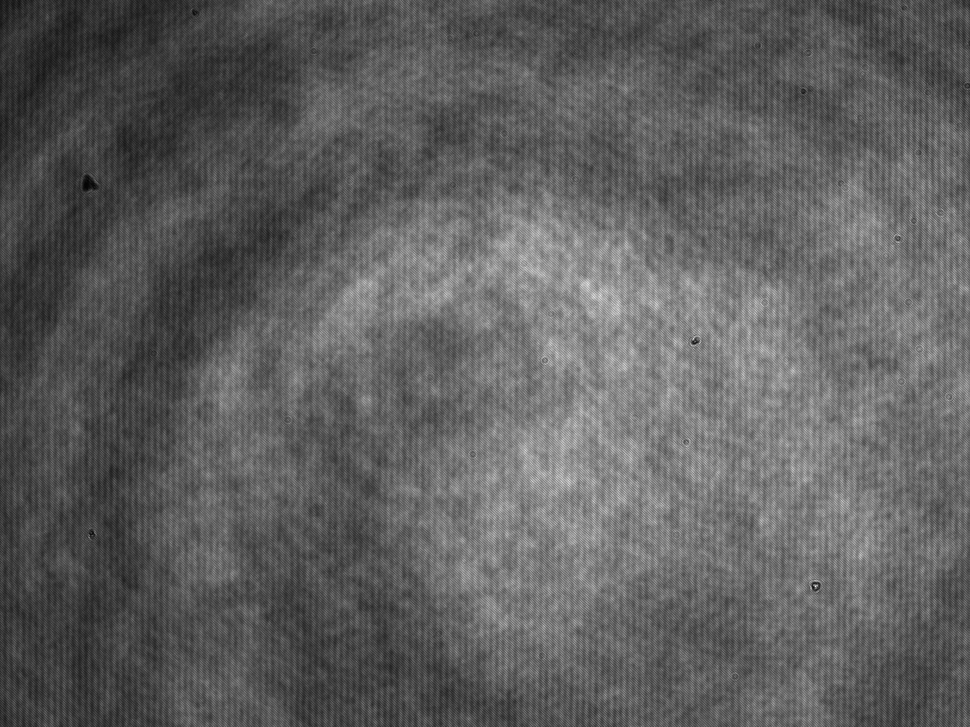
#> input picture Samples/USAF/Experimental1.bmp, 970 x 727 px, shrunk from 1280 x 960 before the run, found by its file name; the run also reads 1 picture not shown here
$ python main.py
#> lines starting #> are read from the running program, lines starting #| are printed output that depends on the picture; after the words box and inside, x2 and y2 are one past the last pixel; in counts of white or black regions, pixels touching at a corner belong together; long printed decimals are rounded
#> in imageRead, imagen is the input picture: PIL image 970x727 L; min 3, max 243, mean 94.8
### Python/utilities.py

# import lybraries
import numpy as np
import math
from PIL import Image, ImageOps
from matplotlib import pyplot as plt
import sys


def spatialFilter(holo1, M, N):
    # Function to create a spatial filter with a rectangle mask in holograms with structure illumination
    # Inputs:
    # holo1 - hologram to be filtered
    # M,N - hologram dimensions

    print("Spatial filtering process started.....")
    ft_holo = ft(holo1)

    # Finding the max peaks for +1 order in I or II quadrant
    height_half = M // 2
    mask = np.zeros((M, N))
    mask[0:height_half - 1, 0:N] = 1
    ft_holo = ft_holo * mask

    abs_fft = np.abs(ft_holo)
    maximum1 = np.amax(abs_fft)
    fy_Gminus, fx_Gminus = np.where(abs_fft == maximum1)

    ft_holo[fy_Gminus, fx_Gminus] = 0
    maximum2 = np.amax(ft_holo)
    fy_Gplus, fx_Gplus = np.where(ft_holo == maximum2)

    print(f'Pixel values Gplus fx: {fx_Gplus} y fy: {fy_Gplus}')
    print(f'Pixel values Gminus fx: {fx_Gminus} y fy: {fy_Gminus}')

    # create the circular mask
    fx_Gplus = fx_Gplus[0]; fy_Gplus = fy_Gplus[0]; fx_Gminus = fx_Gminus[0]; fy_Gminus = fy_Gminus[0]
    center_x = (fx_Gplus + fx_Gminus) / 2
    center_y = (fy_Gplus + fy_Gminus) / 2
    radius = 10 + np.sqrt((fx_Gplus - fx_Gminus) ** 2 + (fy_Gplus - fy_Gminus) ** 2) / 2
    mask = np.zeros_like(abs_fft)
    y, x = np.ogrid[:mask.shape[0], :mask.shape[1]]
    distance_from_center = np.sqrt((x - center_x) ** 2 + (y - center_y) ** 2)
    mask[distance_from_center <= radius] = 1

    # apply the filter
    holo_filter = ft_holo * mask
    array_fxfy = [fx_Gplus, fy_Gplus, fx_Gminus, fy_Gminus]
    # holo_filter_display = intensity(holo_filter, True)
    # imageShow(holo_filter_display, 'Filter Fourier spectrum')

    print("Spatial filtering process finished.")

    return holo_filter, array_fxfy, mask


def spatialFilter2(holo2, M, N, mask):
    # Function to create a spatial filter with a rectangle mask in holograms with structure illumination
    # Inputs:
    # holo2 - hologram2 to be filtered
    # M,N - hologram dimensions
    ft_holo = ft(holo2)
    holo_filter = ft_holo * mask

    return holo_filter


def imageRead(namefile):
    # Function to read an image file from the disk
    # inputs:
    # namefile - direction image to read
    imagen = Image.open(namefile)
    loadImage = ImageOps.grayscale(imagen)

    return loadImage


def imageShow(image, title):
    # Function to display an Image
    # inputs:
    # image - The image to show
    # title - Title of the displayed image
    plt.imshow(image, cmap='gray'), plt.title(title)
    plt.show()

    return


# [27 lines left out: functions amplitude, intensity, not called in this run]


def phase(complexField):
    # Function to compute the phase of a given complex field
    # inputs:
    # complexField - The input complex field to compute the phase
    out = np.angle(complexField)

    return out


def ft(field):
    # Function to compute the Fourier Transform
    # inputs:
    # field - The input to compute the Fourier Transform
    ft = np.fft.fft2(field)
    ft = np.fft.ifftshift(ft)

    return ft


def ift(field):
    # Function to compute the Inverse Fourier Transform
    # inputs:
    # field - The input to compute the Inverse Fourier Transform
    ift = np.fft.ifftshift(field)
    ift = np.fft.ifft2(ift)
    return ift


# [20 lines left out: functions imgInfo, saveImg, not called in this run]


def demComp2SIDHM(theta, H):
    # Function to get demodulation
    # inputs:
    # theta - Array 2D
    # H - Filter Fourier transform of holograms
    X, Y, no = H.shape
    D = np.zeros((X, Y, no), dtype=complex)

    M = 0.5 * np.array([[np.exp(1j * theta[0]), np.exp(-1j * theta[0])],
                        [np.exp(1j * theta[1]), np.exp(-1j * theta[1])]])

    Minv = np.linalg.pinv(M)
    D[:, :, 0] = Minv[0, 0] * H[:, :, 0] + Minv[0, 1] * H[:, :, 1]
    D[:, :, 1] = Minv[1, 0] * H[:, :, 0] + Minv[1, 1] * H[:, :, 1]

    return D


def compensation(field, wavelength, dxy, fx, fy, s, step):
    # Function to compensate phase maps of off-axis DHM via the fast ROI search algorithm.
    # Inputs:
    # field - demodulated G+ or G- to be compensated
    # wavelength - Wavelength of the illumination source to register the DHM hologram
    # dxy - Pixel dimensions of the camera sensor used for recording the hologram
    # s = 5 and step = 0.2

    print("Phase compensation started....")

    # Creating a mesh_grid to operate in world-coordinates
    M, N = field.shape
    x = np.arange(0, N, 1)
    y = np.arange(0, M, 1)
    X, Y = np.meshgrid(x - (N / 2), y - (M / 2), indexing='xy')
    fx_0, fy_0 = N / 2, M / 2
    k = (2 * math.pi) / wavelength

    fin = 0
    G_temp = s
    while fin == 0:
        sum_max = 0  # small number for the metric (thresholding)
        arrayY = np.linspace(int(10 * (fy - step * G_temp)), int(10 * (fy + step * G_temp)), int(10 * step))
        arrayX = np.linspace(int(10 * (fx - step * G_temp)), int(10 * (fx + step * G_temp)), int(10 * step))

        for fx_temp in arrayX:
            for fy_temp in arrayY:
                fx_tmp, fy_tmp = fx_temp / 10, fy_temp / 10

                # Digital reference wave
                theta_x = math.asin((fx_0 - fx_tmp) * wavelength / (N * dxy))
                theta_y = math.asin((fy_0 - fy_tmp) * wavelength / (M * dxy))
                ref_wave = np.exp(1j * k * ((math.sin(theta_x) * X * dxy) + (math.sin(theta_y) * Y * dxy)))

                # Compensation of the tilting angle for the off-axis acquisition
                reconstruction = field * ref_wave
                phase = np.angle(reconstruction)

                # Thresholding process
                minVal = np.amin(phase)
                maxVal = np.amax(phase)
                phase_sca = (phase - minVal) / (maxVal - minVal)
                binary_phase = (phase_sca > 0.2)

                # Applying the summation and thresholding metric
                sum = np.sum(np.sum(binary_phase))
                if (sum > sum_max):
                    x_max_out = fx_tmp
                    y_max_out = fy_tmp
                    sum_max = sum
                # print (sum)

        G_temp = G_temp - 1

        if x_max_out == fx and y_max_out == fy:
            fin = 1;

        fx = x_max_out
        fy = y_max_out

    # Retrieving the best reconstruction (compensated phase)
    theta_x = math.asin((fx_0 - x_max_out) * wavelength / (N * dxy))
    theta_y = math.asin((fy_0 - y_max_out) * wavelength / (M * dxy))
    ref_wave = np.exp(1j * k * ((math.sin(theta_x) * X * dxy) + (math.sin(theta_y) * Y * dxy)))
    comp_phase = field * ref_wave

    print("Phase compensation finished.")

    return comp_phase


def costFunction_SIDHM(theta, FTHolo, posi_H1):
    # Function to compute the demodulation in the Fourier domain
    # Inputs:
    # theta - demodulated G+ or G- to be compensated
    # wavelength - Wavelength of the illumination source to register the DHM hologram
    # dxy - Pixel dimensions of the camera sensor used for recording the hologram
    # s = 5 and step = 0.2
    Gdemod = demComp2SIDHM(theta, FTHolo)

    # Extract the first layer in the third dimension
    Gplus_demod = Gdemod[:, :, 0]

    # Calculate maxL and maxR using provided indices
    factor_Gplus = np.abs(Gplus_demod[posi_H1[1], posi_H1[0]]) + np.abs(Gplus_demod[posi_H1[3], posi_H1[2]])
    J = np.abs(Gplus_demod[posi_H1[3], posi_H1[2]]) / factor_Gplus

    return J


def costFunction_SIDHM_II(theta, FTHolo, posi_H1):
    # Function to compute the demodulation in the Fourier domain
    # Inputs:
    # theta - demodulated G+ or G- to be compensated
    # wavelength - Wavelength of the illumination source to register the DHM hologram
    # dxy - Pixel dimensions of the camera sensor used for recording the hologram
    # s = 5 and step = 0.2
    Gdemod = demComp2SIDHM(theta, FTHolo)

    # Extract the first layer in the third dimension
    Gplus_demod = Gdemod[:, :, 1]

    # Calculate maxL and maxR using provided indices
    factor_Gplus = np.abs(Gplus_demod[posi_H1[1], posi_H1[0]]) + np.abs(Gplus_demod[posi_H1[3], posi_H1[2]])
    J = np.abs(Gplus_demod[posi_H1[1], posi_H1[0]]) / factor_Gplus

    return J

### Python/phaseSI_DHM.py
# import libraries
import numpy as np
import utilities as ut
import matplotlib.pyplot as plt
from scipy.optimize import minimize
import random


# [108 lines left out: function siDHM_forloop, not called in this run]

def siDHM_heuristic(holo1, holo2, wavelength, dxy):
    # Function to retrieve phase maps of off-axis SI-DHM via for loop.
    # inputs:
    # holo1 - [1 of 2] phase-shift holograms
    # holo2 - [2 of 2] phase-shift holograms
    # wavelength - Wavelength of the illumination source to register the phase-shift DHM
    # dxy - Pixel dimensions of the camera sensor used for recording the hologram

    # read dimensions of the holograms
#> called with wavelength = 0.632, dxy = 3.75
    holo1 = np.array(holo1)
    holo2 = np.array(holo2)
    M, N = holo1.shape
#> M = 727; N = 970

    # The spatial filtering process is executed
    holo_filter1, posi_H1, mask = ut.spatialFilter(holo1, M, N)
#> in spatialFilter, `maximum1 = np.amax(abs_fft)`: maximum1 = 2386416.1
#> in spatialFilter, `fy_Gminus, fx_Gminus = np.where(abs_fft == maximum1)`: fy_Gminus = [66]; fx_Gminus = [855]
#> in spatialFilter, `fy_Gplus, fx_Gplus = np.where(ft_holo == maximum2)`: fy_Gplus = [65]; fx_Gplus = [856]
#| Pixel values Gplus fx: [856] y fy: [65]
#| Pixel values Gminus fx: [855] y fy: [66]
#> in spatialFilter, `fx_Gplus = fx_Gplus[0]`: fx_Gplus = 856
#> in spatialFilter, `fy_Gplus = fy_Gplus[0]`: fy_Gplus = 65
#> in spatialFilter, `fx_Gminus = fx_Gminus[0]`: fx_Gminus = 855
#> in spatialFilter, `fy_Gminus = fy_Gminus[0]`: fy_Gminus = 66
#> in spatialFilter, `center_x = (fx_Gplus + fx_Gminus) / 2`: center_x = 855.5
#> in spatialFilter, `center_y = (fy_Gplus + fy_Gminus) / 2`: center_y = 65.5
#> in spatialFilter, `radius = 10 + np.sqrt((fx_Gplus - fx_Gminus) ** 2 + (fy_Gplus - fy_Gmi..`: radius = 10.71
#> in spatialFilter, `distance_from_center = np.sqrt((x - center_x) ** 2 + (y - center_y) **..`:
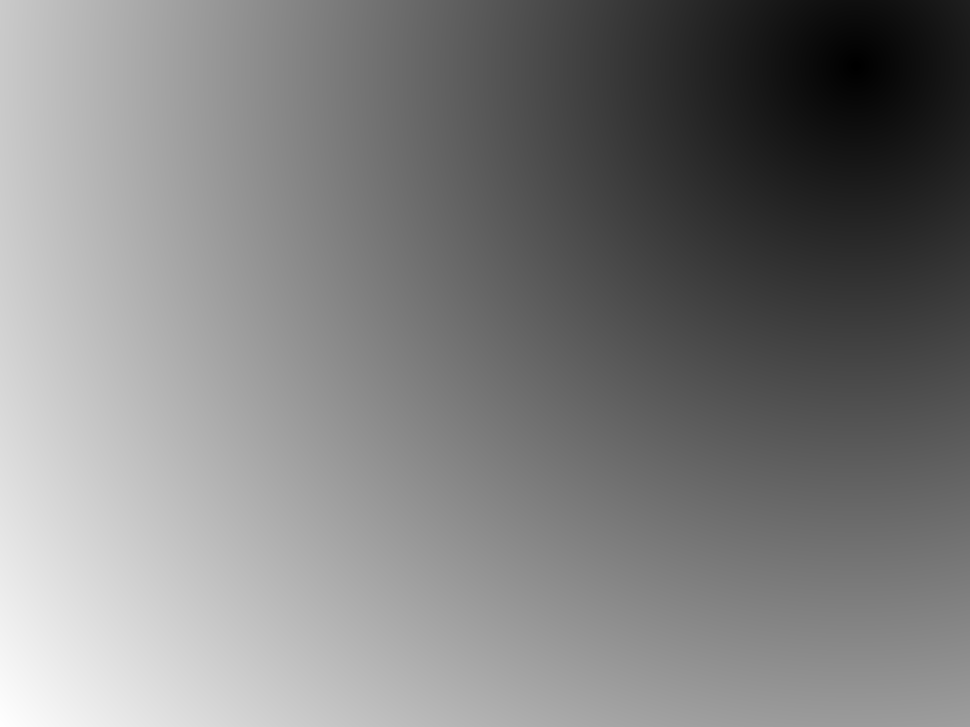
#> distance_from_center: shape (727, 970) float64; min 0.707, max 1080.8, mean 539.8; drawn with min black and max white
#> in spatialFilter, `array_fxfy = [fx_Gplus, fy_Gplus, fx_Gminus, fy_Gminus]`: array_fxfy = [856, 65, 855, 66]
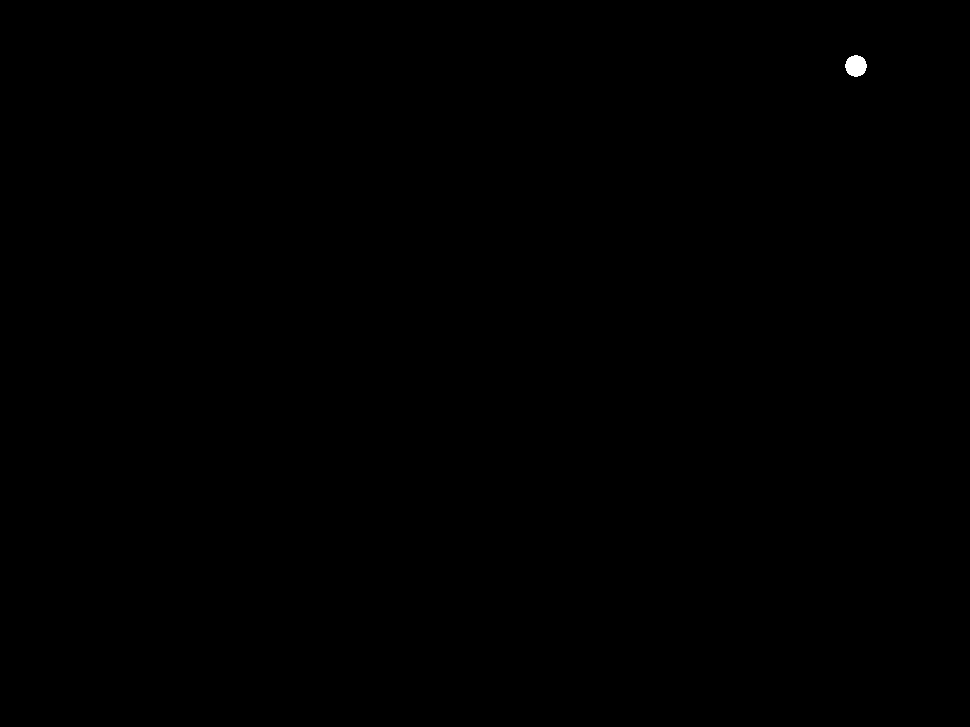
#> mask: shape (727, 970) float64; values 0 (black) and 1 (white), 0.05% white; 1 white region, box (x1, y1, x2, y2) and area: (845, 55, 867, 77) 368
#> posi_H1 = [856, 65, 855, 66]
    holo_filter2 = ut.spatialFilter2(holo2, M, N, mask)
    if posi_H1[0] > posi_H1[2]:
        posi_H1[0], posi_H1[2] = posi_H1[2], posi_H1[0]
    posi_H2 = posi_H1
#> posi_H2 = [855, 65, 856, 66]

    # create a 3D matrix
    FTHolo = np.zeros((holo1.shape[0], holo2.shape[1], 2), dtype=holo_filter1.dtype)
    FTHolo[:, :, 0] = holo_filter1
    FTHolo[:, :, 1] = holo_filter2

    # Define parameters for applying the heuristic search
    step = 0.025
    angles = np.arange(0.0, 2 * np.pi + step, step)
    theta_seeds = [0, random.choice(angles)]

    # Optimization options
    options = {
        'maxiter': 100,  # Maximum number of iterations
        'gtol': 1e-3  # Gradient norm must be less than gtol before successful termination
    }

    # minimization for Gplus
    result = minimize(
        fun=lambda t: ut.costFunction_SIDHM(t, FTHolo, posi_H1),
        x0=theta_seeds, method='BFGS', options=options
    )
#> in costFunction_SIDHM, `factor_Gplus = np.abs(Gplus_demod[posi_H1[1], posi_H1[0]]) + np.abs(Gp..`: factor_Gplus = 7929921.6
#> in costFunction_SIDHM, `J = np.abs(Gplus_demod[posi_H1[3], posi_H1[2]]) / factor_Gplus`: J = 0.347
#> result = 10 items

    # Extract results
    theta = result.x
#> theta = [-1.77, 7.17]
    theta_out = [theta[0], theta[1]]
#> theta_out = [-1.77, 7.17]
    print(f'angles: {theta_out}')
#| angles: [-1.772, 7.172]

    Gdemod_out = ut.demComp2SIDHM(theta_out, FTHolo)
    Gplus_demod_out = Gdemod_out[:, :, 0]

    gplus = ut.ift(Gplus_demod_out)
    gplus = gplus * -1
    output_gplus = ut.compensation(gplus, wavelength, dxy, posi_H1[0], posi_H1[1], 2, 0.1)
#> after the loop in compensation, `while fin == 0:`:
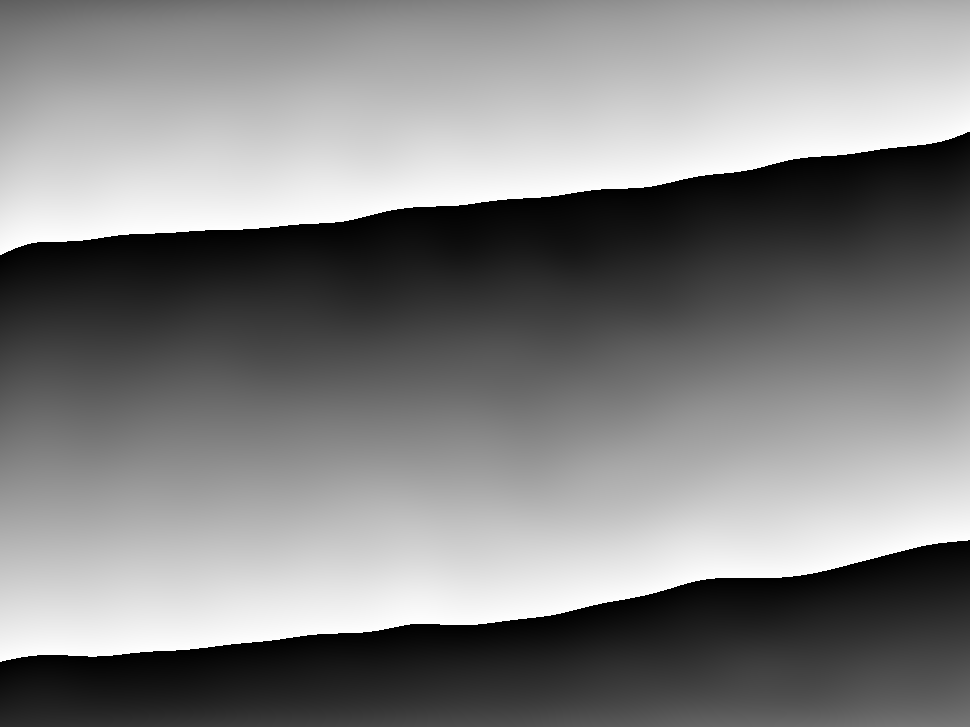
#> phase: shape (727, 970) float64; min -3.14, max 3.14, mean 0.0862; drawn with min black and max white
#> after the loop in compensation, `while fin == 0:`: G_temp = -1; x_max_out = 854.7; y_max_out = 64.7
#> in compensation, `theta_x = math.asin((fx_0 - x_max_out) * wavelength / (N * dxy))`: theta_x = -0.0643
#> in compensation, `theta_y = math.asin((fy_0 - y_max_out) * wavelength / (M * dxy))`: theta_y = 0.0693
    # phase = ut.phase(output_gplus)
    # ut.imageShow(phase, 'phase g+')

    # minimization for Gminus
    result = minimize(
        fun=lambda t: ut.costFunction_SIDHM_II(t, FTHolo, posi_H1),
        x0=theta_seeds, method='BFGS', options=options
    )
#> in costFunction_SIDHM_II, `factor_Gplus = np.abs(Gplus_demod[posi_H1[1], posi_H1[0]]) + np.abs(Gp..`: factor_Gplus = 6684784.6
#> in costFunction_SIDHM_II, `J = np.abs(Gplus_demod[posi_H1[1], posi_H1[0]]) / factor_Gplus`: J = 0.658

    # Extract results
    theta = result.x
#> theta = [-2.18, 7.58]
    theta_out = [theta[0], theta[1]]
#> theta_out = [-2.18, 7.58]
    print(f'angles: {theta_out}')
#| angles: [-2.176, 7.576]

    Gdemod_out = ut.demComp2SIDHM(theta_out, FTHolo)
    Gminus_demod_out = Gdemod_out[:, :, 1]

    gminus = ut.ift(Gminus_demod_out)
    output_gminus = ut.compensation(gminus, wavelength, dxy, posi_H1[2], posi_H1[3], 2, 0.1)
#> call 2 of compensation, with field = array of shape (727, 970), wavelength = 0.632, dxy = 3.75, fx = 856, fy = 66, s = 2, step = 0.1
#> the loop in compensation (call 2), `while fin == 0:` made 3 passes
#> (fx, fy) on passes 1 to 3: (855.8, 65.8), (855.7, 65.7), (855.7, 65.7)
#> after the loop in compensation (call 2), `while fin == 0:`:
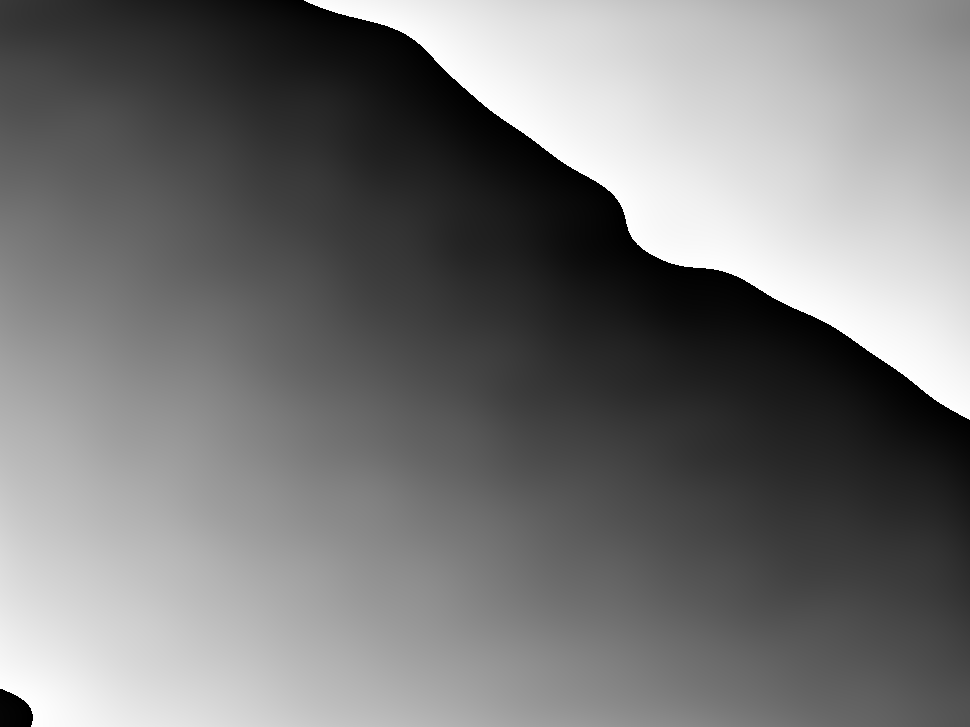
#> phase: shape (727, 970) float64; min -3.14, max 3.14, mean -0.203; drawn with min black and max white
#> after the loop in compensation (call 2), `while fin == 0:`: G_temp = -1; x_max_out = 855.7; y_max_out = 65.7
#> in compensation (call 2), `theta_x = math.asin((fx_0 - x_max_out) * wavelength / (N * dxy))`: theta_x = -0.0645
#> in compensation (call 2), `theta_y = math.asin((fy_0 - y_max_out) * wavelength / (M * dxy))`: theta_y = 0.0691
    # phase = ut.phase(output_gminus)
    # ut.imageShow(phase, 'phase g-')

    # High resolution phase image
    FT_gplus = ut.ft(output_gplus)
    nor_FT_gplus = (FT_gplus - np.min(FT_gplus)) / (np.max(FT_gplus) + np.min(FT_gplus))

    FT_gminus = ut.ft(output_gminus)
    nor_FT_gminus = (FT_gminus - np.min(FT_gminus)) / (np.max(FT_gminus) + np.min(FT_gminus))

    highResolution = nor_FT_gplus + nor_FT_gminus
    # ut.imageShow(ut.intensity(highResolution, False), 'FT High Resolution')

    highResolution = ut.ift(highResolution)

    return highResolution

### Python/main.py


# import libraries
import utilities as ut
import phaseSI_DHM as SIDHM

# Lines to read the holograms
holo1 = ut.imageRead('C:/Users/racastaneq/PycharmProjects/SI-DHM/samples/Experimental1.bmp')
ut.imageShow(holo1, 'Hologram 1')

holo2 = ut.imageRead('C:/Users/racastaneq/PycharmProjects/SI-DHM/samples/Experimental2.bmp')
ut.imageShow(holo2, 'Hologram 2')

# Lines to load the input parameters (same units)
wavelength = 0.632
dxy = 3.75

# Lines to implement the generalized SI-DHM framework using for loop approach
# output = SIDHM.siDHM_forloop(holo1, holo2, wavelength, dxy)
# phase = ut.phase(output)
# ut.imageShow(phase, 'Phase')


# Lines to implement the generalized SI-DHM framework using heuristic approach
output = SIDHM.siDHM_heuristic(holo1, holo2, wavelength, dxy)
phase = ut.phase(output)
#> in phase, `out = np.angle(complexField)`:
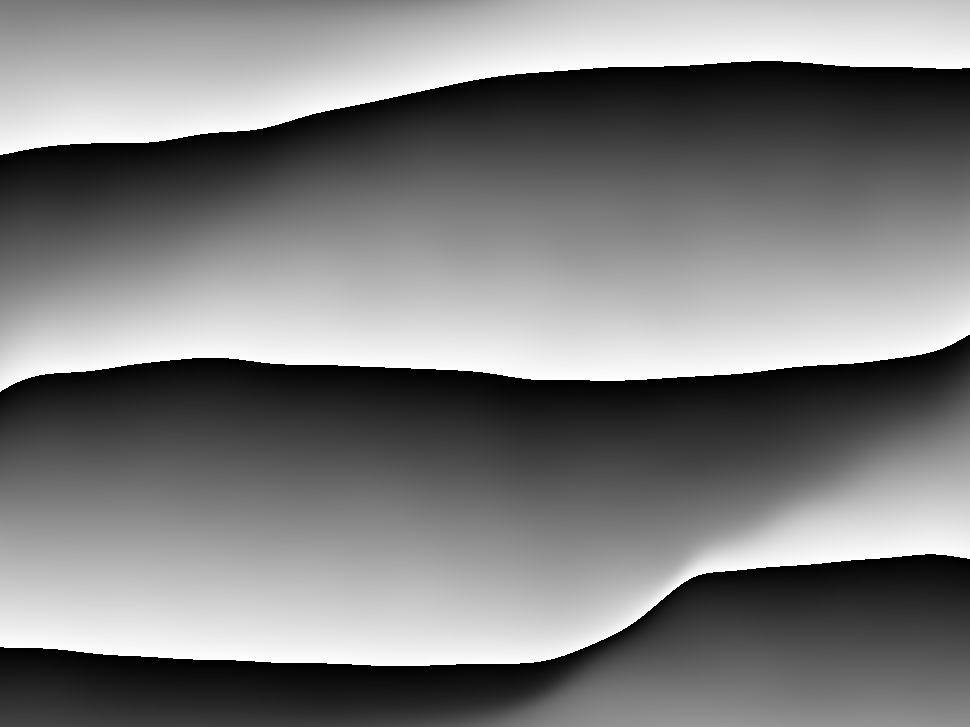
#> out: shape (727, 970) float64; min -3.14, max 3.14, mean -0.00972; drawn with min black and max white
ut.imageShow(phase, 'Phase High resolution')
